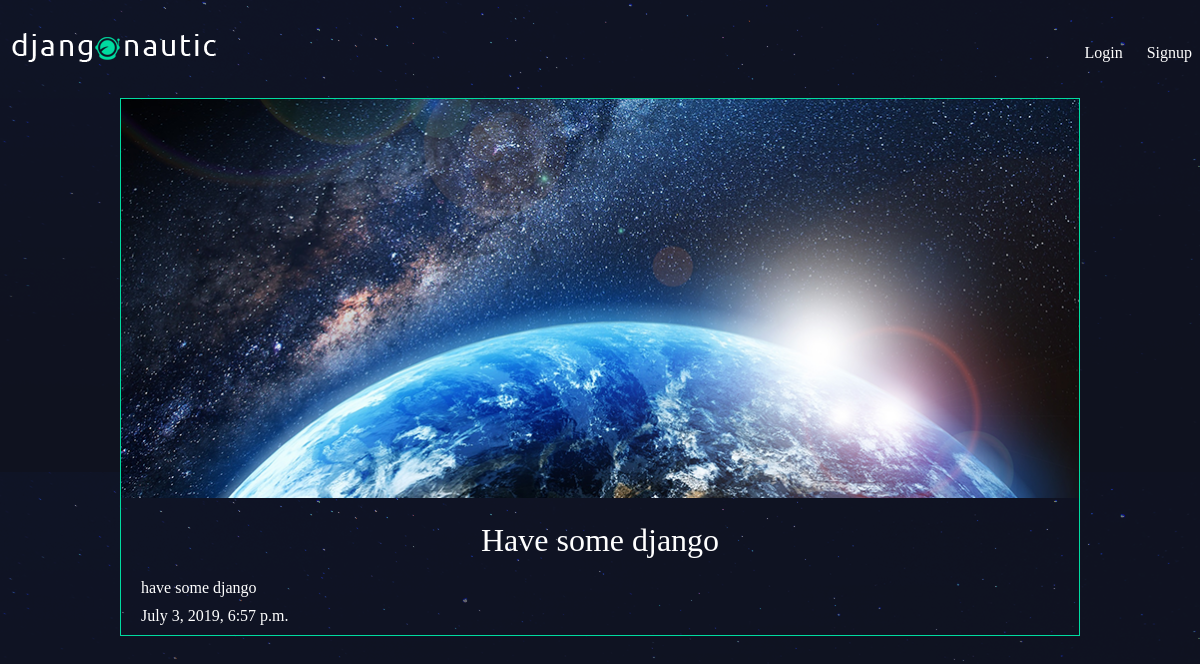
The page /articles/have-some-django/ on the database its author committed.
### articles/models.py (models this page shows, shortened)
class Article(models.Model):
    title = models.CharField(max_length = 100)
    slug = models.SlugField()
    body = models.TextField()
    date = models.DateTimeField(auto_now_add = True)
    thumb = models.ImageField(default='default.png', blank = True)
    author = models.ForeignKey(User, default = None)

### articles/views.py (the view)
# urls.py: url(r'^(?P<slug>[\w-]+)/$', views.article_detail, name = 'detail'),
def article_detail(request, slug):
    article = Article.objects.get(slug=slug)
    return render(request, 'articles/article_detail.html', { 'article': article })

### articles/templates/articles/article_detail.html
{% extends 'base_layout.html' %}
{% block content %}
<div class='article-detail'>
  <div class="article">
    <img src="{{ article.thumb.url }}"/>
    <h2>{{ article.title }}</h2>
    <p>{{ article.body }}</p>
    <p>{{ article.date }}</p>
  </div>
</div>
{% endblock %}

### assets/styles.css (style rules this page uses)
body { background-color: #0f121f; background-image: url(/static/stars.png); background-repeat-y: no-repeat; color: #fff; }
body * { font-family: Ubuntu; }
h1, h2, h3, h4, h5 { font-weight: normal; margin: 0; }
.article { padding: 10px; border: 1px solid #00dba0; position: relative; padding-bottom: 40px; }
.article h2 { font-size: 1.2em; }
.article-detail .article { padding: 0; }
.article-detail .article img { max-width: 100%; }
.article-detail .article h2 { text-align: center; margin: 20px auto; font-size: 2em }
.article-detail .article p { margin: 10px 20px }

### rows shown on the page
Article: thumb (picture), title "Have some django", body "have some django", date "July 3, 2019, 6:57 p.m."
